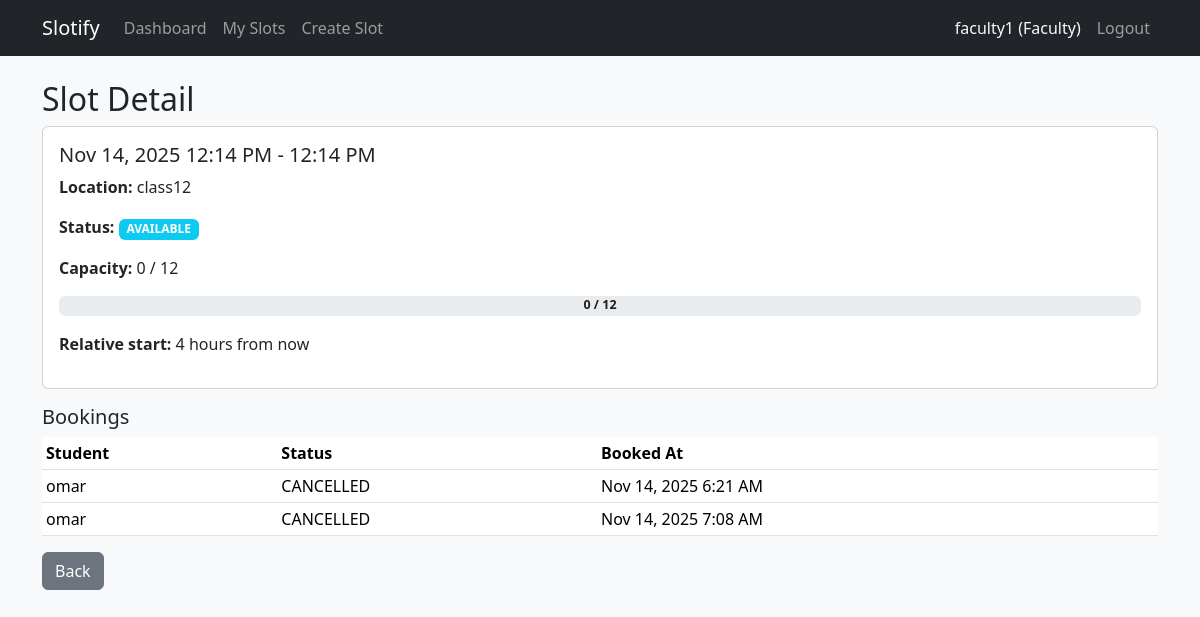
/scheduling/faculty/slots/2/ (signed in), run on the app's committed database.
### accounts/models.py (models this page shows, shortened)
class User(AbstractUser):
    class Role(models.TextChoices):
        STUDENT = "STUDENT", "Student"
        FACULTY = "FACULTY", "Faculty"
        ADMIN = "ADMIN", "Admin"
    role = models.CharField(
        max_length=20,
        choices=Role.choices,
        default=Role.STUDENT,
    )
    department = models.CharField(max_length=100, blank=True)
    def is_student(self) -> bool:
        return self.role == self.Role.STUDENT
    def is_faculty(self) -> bool:
        return self.role == self.Role.FACULTY

### scheduling/models.py (models this page shows, shortened)
class Slot(models.Model):
    class Status(models.TextChoices):
        AVAILABLE = "AVAILABLE", "Available"
        BLOCKED = "BLOCKED", "Blocked"
        CANCELLED = "CANCELLED", "Cancelled"
        PAST = "PAST", "Past"
    faculty = models.ForeignKey(
        User,
        on_delete=models.CASCADE,
        related_name="slots",
    )
    start_time = models.DateTimeField()
    end_time = models.DateTimeField()
    location = models.CharField(max_length=255)
    max_students = models.PositiveIntegerField(default=1)
    status = models.CharField(
        max_length=20,
        choices=Status.choices,
        default=Status.AVAILABLE,
    )
    created_at = models.DateTimeField(auto_now_add=True)
    updated_at = models.DateTimeField(auto_now=True)
    @property
    def booked_count(self) -> int:
        return self.bookings.filter(status=Booking.Status.BOOKED).count()

class Booking(models.Model):
    class Status(models.TextChoices):
        BOOKED = "BOOKED", "Booked"
        CANCELLED = "CANCELLED", "Cancelled"
        COMPLETED = "COMPLETED", "Completed"
        NO_SHOW = "NO_SHOW", "No Show"
    slot = models.ForeignKey(
        Slot,
        on_delete=models.CASCADE,
        related_name="bookings",
    )
    student = models.ForeignKey(
        User,
        on_delete=models.CASCADE,
        related_name="bookings",
    )
    status = models.CharField(
        max_length=20,
        choices=Status.choices,
        default=Status.BOOKED,
    )
    created_at = models.DateTimeField(auto_now_add=True)
    updated_at = models.DateTimeField(auto_now=True)

### scheduling/views.py (the view)
# urls.py: path("faculty/slots/<int:slot_id>/", views.faculty_slot_detail, name="faculty_slot_detail"),
@login_required
def faculty_slot_detail(request, slot_id: int):
    if not request.user.is_faculty():
        return HttpResponseForbidden("Not faculty")
    slot = get_object_or_404(Slot, pk=slot_id, faculty=request.user)
    bookings = slot.bookings.select_related("student").order_by("created_at")
    return render(request, "scheduling/slot_detail.html", {"slot": slot, "bookings": bookings})

### templates/scheduling/slot_detail.html (shortened to what this page needs)
{% extends "base.html" %}
{% load humanize %}
{% block content %}
<h2>Slot Detail</h2>
<div class="card mb-3">
  <div class="card-body">
    <h5 class="card-title">{{ slot.start_time|date:"M d, Y g:i A" }} - {{ slot.end_time|date:"g:i A" }}</h5>
    <p><strong>Location:</strong> {{ slot.location }}</p>
    <p><strong>Status:</strong> <span class="badge bg-info">{{ slot.status }}</span></p>
    {% if slot.max_students > 0 %}
      {% with booked=slot.booked_count %}
        <p><strong>Capacity:</strong> {{ booked }} / {{ slot.max_students }}</p>
        {% widthratio booked slot.max_students 100 as capacity_pct %}
        <div class="slot-capacity-wrapper mb-3">
          <div class="progress">
          </div>
          <div class="slot-capacity-label position-absolute top-0 start-0 w-100 h-100 d-flex align-items-center justify-content-center">
          </div>
        </div>
      {% endwith %}
    {% else %}
      <p><strong>Capacity:</strong> Not configured</p>
    {% endif %}
    <p><strong>Relative start:</strong> {{ slot.start_time|naturaltime }}</p>
  </div>
</div>
<h5>Bookings</h5>
<table class="table table-sm">
  <thead>
    <tr><th>Student</th><th>Status</th><th>Booked At</th></tr>
  </thead>
  <tbody>
    {% for b in bookings %}
      <tr>
        <td>{{ b.student.username }}</td>
        <td>{{ b.status }}</td>
        <td>{{ b.created_at|date:"M d, Y g:i A" }}</td>
      </tr>
    {% empty %}
      <tr><td colspan="3" class="text-muted">No bookings yet.</td></tr>
    {% endfor %}
  </tbody>
</table>
<a href="{% url 'faculty_slots_list' %}" class="btn btn-secondary">Back</a>
{% endblock %}

### templetes/base.html (shortened to what this page needs)
<!DOCTYPE html>
<html>
  <head>
    <link rel="stylesheet" href="https://cdn.jsdelivr.net/npm/bootstrap@5.3.2/dist/css/bootstrap.min.css" />
  </head>
  <body class="bg-light">
    <nav class="navbar navbar-expand-lg navbar-dark bg-dark mb-4">
      <div class="container">
        <a class="navbar-brand" href="/">Slotify</a>
        <div class="collapse navbar-collapse" id="navbarNav">
          <ul class="navbar-nav me-auto">
            {% if user.is_authenticated %}
              {% if user.is_student %}
                <li class="nav-item"><a class="nav-link" href="{% url 'student_dashboard' %}">Dashboard</a></li>
                <li class="nav-item"><a class="nav-link" href="{% url 'faculty_list' %}">Browse Faculty</a></li>
                <li class="nav-item"><a class="nav-link" href="{% url 'student_bookings_list' %}">My Bookings</a></li>
              {% elif user.is_faculty %}
                <li class="nav-item"><a class="nav-link" href="{% url 'faculty_dashboard' %}">Dashboard</a></li>
                <li class="nav-item"><a class="nav-link" href="{% url 'faculty_slots_list' %}">My Slots</a></li>
                <li class="nav-item"><a class="nav-link" href="{% url 'faculty_slot_create' %}">Create Slot</a></li>
              {% endif %}
            {% endif %}
          </ul>
          <ul class="navbar-nav ms-auto">
            {% if user.is_authenticated %}
              <li class="nav-item"><span class="nav-link text-light">{{ user.username }} ({{ user.get_role_display }})</span></li>
              <li class="nav-item"><a class="nav-link" href="{% url 'logout' %}">Logout</a></li>
            {% else %}
              <li class="nav-item"><a class="nav-link" href="{% url 'login' %}">Login</a></li>
            {% endif %}
          </ul>
        </div>
      </div>
    </nav>
    <main class="container">
      {% block content %}{% endblock %}
    </main>
  </body>
</html>

### templetes/base.html (style rules this page uses)
.slot-capacity-wrapper { position: relative; height: 20px; }
.slot-capacity-wrapper .progress { height: 100%; }
.slot-capacity-label { pointer-events: none; font-size: 0.78rem; font-weight: 600; color: #1f1f1f; }

### data on the page
User: username "faculty1", role "Faculty"
Slot: start_time "Nov 14, 2025 12:14 PM", end_time "12:14 PM", location "class12", status "AVAILABLE", max_students "12", start_time "4 hours from now"
Booking: student.username "omar", status "CANCELLED", created_at "Nov 14, 2025 6:21 AM"
Booking: student.username "omar", status "CANCELLED", created_at "Nov 14, 2025 7:08 AM"

### other printed values
{{ booked }} "0"
